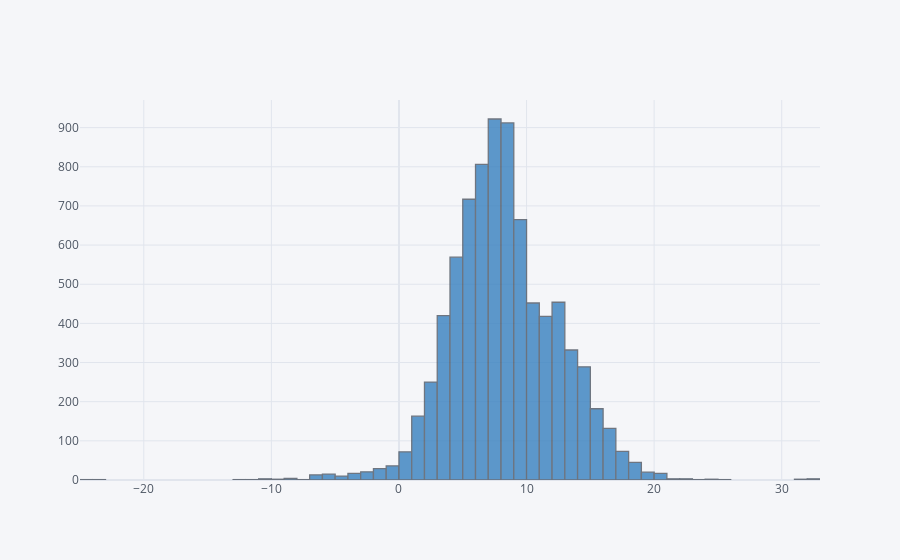

Notebook code for this chart:
### Markdown cell above
### DISTRIBUTION OF RETURNS

### Code cell
df['fund_return_10years'].iplot(kind = 'hist', bins = 100, color = 'blue')

### Figure 1 — Plotly figure (JSON) as saved in the notebook; plotly's stock layout.template omitted (floating-point values rounded to 4 significant figures; data arrays with more than 128 entries replaced by an {"elided": "..."} marker saying what was removed)
{"data": [{"histfunc": "count", "histnorm": "", "marker": {"color": "rgba(55, 128, 191, 1.0)", "line": {"color": "#4D5663", "width": 1.3}}, "name": "fund_return_10years", "nbinsx": 100, "opacity": 0.8, "orientation": "v", "type": "histogram", "x": {"elided": "8080 float values"}}], "layout": {"autosize": true, "barmode": "overlay", "legend": {"bgcolor": "#F5F6F9", "font": {"color": "#4D5663"}}, "paper_bgcolor": "#F5F6F9", "plot_bgcolor": "#F5F6F9", "title": {"font": {"color": "#4D5663"}}, "xaxis": {"autorange": true, "gridcolor": "#E1E5ED", "range": [-25, 33], "showgrid": true, "tickfont": {"color": "#4D5663"}, "title": {"font": {"color": "#4D5663"}, "text": ""}, "type": "linear", "zerolinecolor": "#E1E5ED"}, "yaxis": {"autorange": true, "gridcolor": "#E1E5ED", "range": [0, 970.5], "showgrid": true, "tickfont": {"color": "#4D5663"}, "title": {"font": {"color": "#4D5663"}, "text": ""}, "zerolinecolor": "#E1E5ED"}}}
